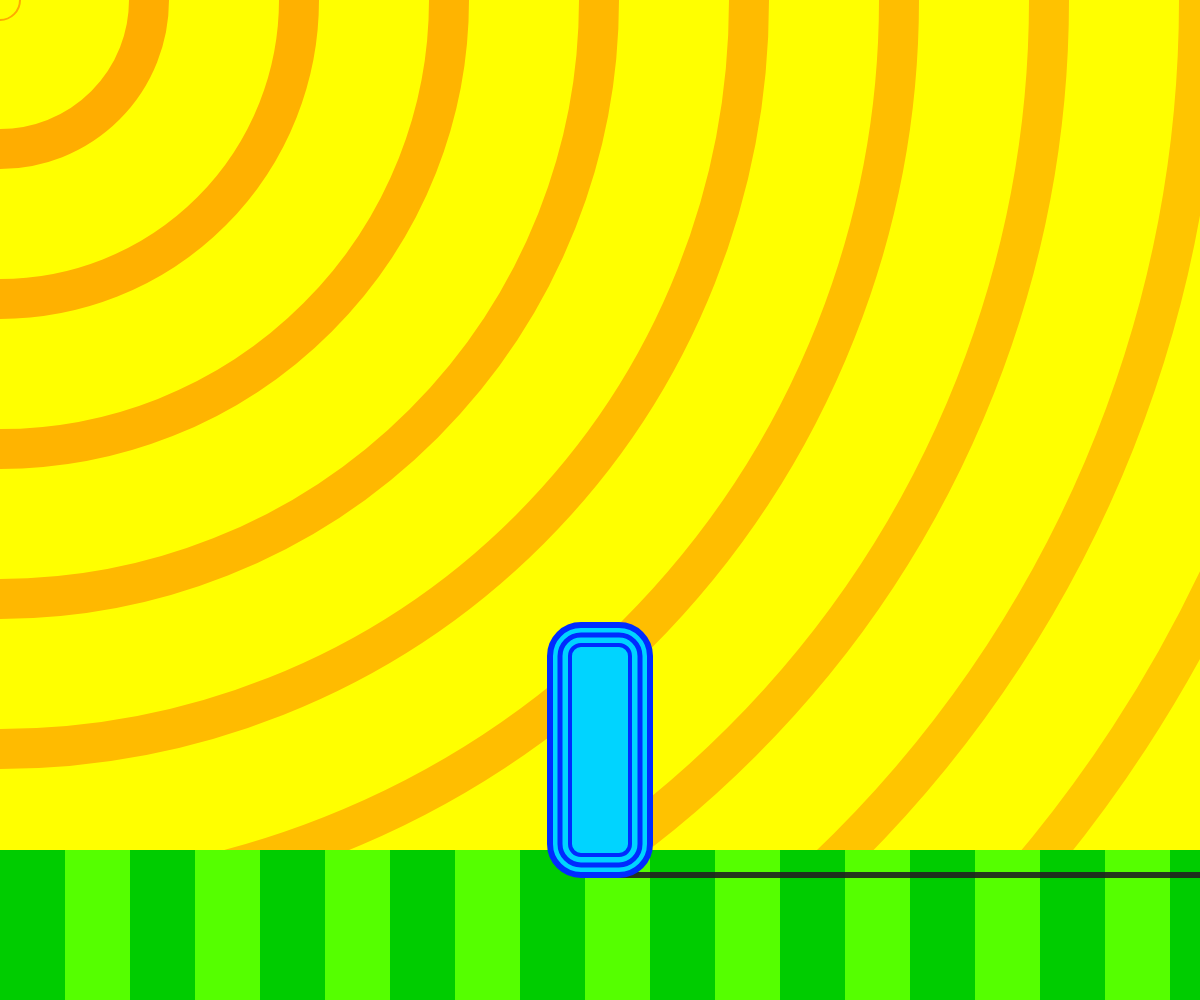
Frame 1 (no input)
Frame 60 (no input): identical to frame 1, image omitted
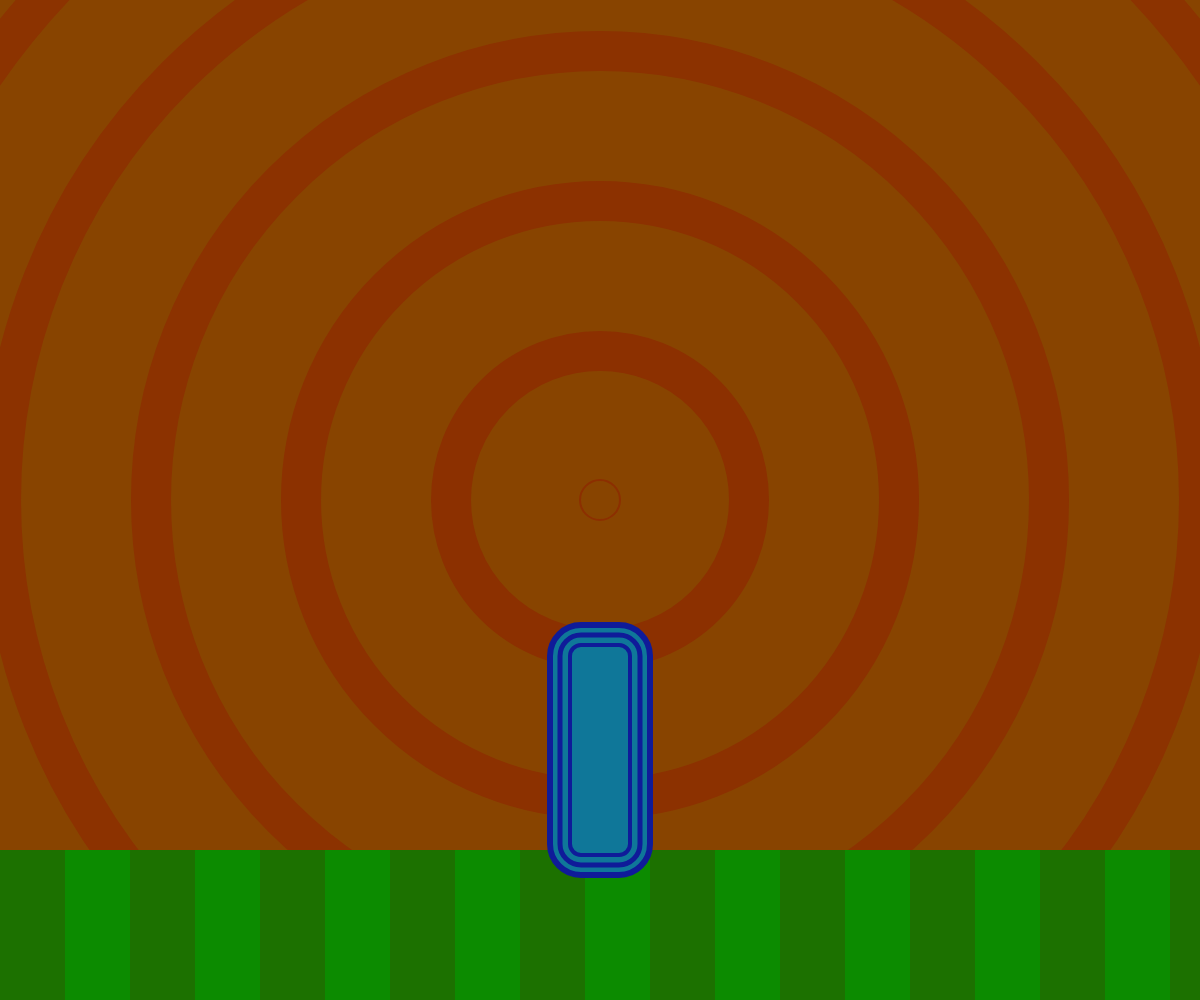
Frame 120 (the mouse pressed at the canvas centre since frame 60)

The p5.js sketch that drew these frames (run headless with seeded random() and noise() and a simulated clock; from frame 60 on, the mouse is pressed at the canvas centre):

// p5.js sketch
// ── sketch.js
let mouseLimitY, randomColor

document.oncontextmenu = function () {
  return false
}

function setup () {
  colorMode(HSB)
  createCanvas(windowWidth, windowHeight) // functionName(arg1, arg2)
  noCursor()
}

function draw () {
  drawBG()
  drawSun()
  drawGround()
  drawCharacter()
}

function drawBG () {
  mouseLimitY = constrain(mouseY, 0, height)

  bgHueLimit = createVector(60, 0)
  bgLightLimit = createVector(7, 100)

  bgHueScale = map(mouseLimitY, 0, height, bgHueLimit.x, bgHueLimit.y)
  bgLightScale = map(
    bgHueScale,
    bgHueLimit.y,
    bgHueLimit.x,
    bgLightLimit.x,
    bgLightLimit.y
  )

  background(bgHueScale, 100, bgLightScale)
}

function drawSun () {
  // Light
  radius = 1

  noFill()
  stroke(100)
  ellipseMode(RADIUS)

  for (let i = 0; i < 10; i++) {
    sunHueFactor = 50

    sunHueLimit = createVector(0, 40)
    sunLightLimit = createVector(10, 100)

    sunHueScale = map(mouseLimitY, height, 0, sunHueLimit.x, sunHueLimit.y)
    sunLightScale = map(
      mouseLimitY,
      height,
      0,
      sunLightLimit.x,
      sunLightLimit.y
    )

    spacing = (i * width) / 8
    strokeWeight(40)
    stroke(sunHueScale * (i / sunHueFactor + 1), 100, sunLightScale)
    // stroke(randomColor, 100, sunLightScale);
    ellipse(mouseX, mouseY, radius - spacing)
  }
}

function drawGround () {
  // Ground
  rectMode(CORNER)

  groundHueLimit = createVector(100, 130)
  groundLightLimit = createVector(9, 100)

  groundHueScale = map(
    mouseLimitY,
    0,
    height,
    groundHueLimit.x,
    groundHueLimit.y
  )
  groundLightScale = map(
    mouseLimitY,
    0,
    height,
    groundLightLimit.y,
    groundLightLimit.x
  )

  groundStrokeWeight = height * 0.15
  groundY = height - groundStrokeWeight / 2

  stroke(groundHueScale, 100, groundLightScale)
  strokeWeight(groundStrokeWeight)
  line(0, groundY, width, groundY)

  // Grass lines
  rectMode(CENTER)
  strokeCap(SQUARE)

  grassHueLimit = createVector(90, 120)
  grassHueScale = map(mouseLimitY, 0, height, grassHueLimit.y, grassHueLimit.x)
  grassLightLimit = createVector(9, 80)
  grassLightScale = map(
    mouseLimitY,
    0,
    height,
    grassLightLimit.y,
    grassLightLimit.x
  )

  lineStrokeWeight = height * 0.15

  strokeWeight(groundStrokeWeight)
  stroke(grassHueScale, 100, grassLightScale)

  for (i = 0; i < 10; i++) {
    spacing = width / 10 + 10
    lineX1 = spacing * i
    lineY1 = groundY
    lineX2 = spacing * i + spacing / 2
    lineY2 = groundY

    line(lineX1, lineY1, lineX2, lineY2)
  }
}

function drawCharacter () {
  // Drawing Variables
  charHeight = height * 0.25
  charWidth = charHeight * 0.4
  curveWidth = 31
  curveHeight = 50
  charStroke = (width * 6) / width

  charY = height * 0.75
  charX = width / 2

  // Shadow
  rectMode(CORNER)

  heightFactor = 8

  shadownLightLimit = createVector(13, 20)
  shadownAlphaLimit = createVector(0.1, 0.9)

  shadowLightScale = map(
    mouseLimitY,
    0,
    height - height / heightFactor,
    shadownLightLimit.x,
    shadownLightLimit.y
  )
  shadowAlphaScale = map(
    mouseLimitY,
    0,
    height - height / heightFactor,
    shadownAlphaLimit.y,
    shadownAlphaLimit.x
  )
  shadowColor = color(0, 0, shadowLightScale)
  shadowColor.setAlpha(shadowAlphaScale)

  shadowX = map(mouseX, 0, width, width, 0)
  shadowY = charY + charHeight / 2
  shadowStrokeWeight = charStroke

  distX = mouseX - charX

  stroke(shadowColor)
  strokeCap(ROUND)
  strokeWeight(shadowStrokeWeight)
  line(charX, shadowY, shadowX, shadowY)

  // Character
  rectMode(CENTER)

  charHueLimit = createVector(230, 240)
  charSatLimit = createVector(80, 100)
  charLightLimit = createVector(20, 100)

  charHueScale = map(mouseLimitY, 0, height, charHueLimit.x, charHueLimit.y)
  charSatScale = map(mouseLimitY, 0, height, charSatLimit.y, charSatLimit.x)
  charLightScale = map(
    mouseLimitY,
    0,
    height,
    charLightLimit.y,
    charLightLimit.x
  )

  fill(charHueScale - 40, charSatScale, charLightScale)
  stroke(charHueScale, charSatScale, charLightScale)

  for (let i = 0; i < 3; i++) {
    strokeWeight(charStroke - i)
    spacing = i * 20
    rect(
      charX,
      charY,
      charWidth - spacing,
      charHeight - spacing,
      curveWidth - i * 10
    )
  }
}
